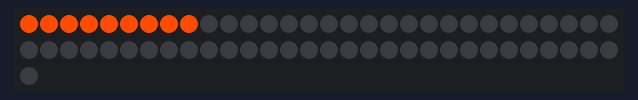
A sketch run on a simulated Arduino Uno, built with avr-gcc and run on an emulated ATmega328P. Parts: 61 RGB LEDs in strip order, left to right, continuing on the next row.

Above: at 0.7 s.
At 1.62 s:
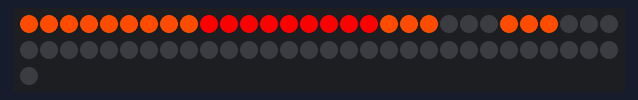
At 2.7 s:
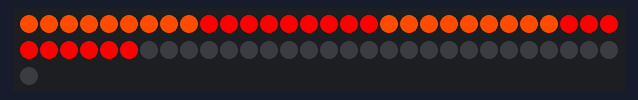

The sketch:

allumage_led.ino
```cpp
#include <Adafruit_NeoPixel.h>
#define PIN 6

Adafruit_NeoPixel strip = Adafruit_NeoPixel(61, PIN, NEO_GRB + NEO_KHZ800); //61:nb de LEDs

int i=0;
int j=0;


void setup() {

  strip.begin();
  strip.show(); //initialise les pixels en off

}


void loop() {

 if( i < 8 ){
    j=8-i;
    strip.setPixelColor(i,255,75,0);
    strip.setPixelColor(j,255,75,0);
    strip.show();
    delay(150);   //allumage des LEDs les unes apres les autres
  }

  if( 8 < i ){
    if( i < 18 ){
      strip.setPixelColor(i,255,0,0);
      strip.show();
    }
  }

  if( 18 <= i ){
    if( i < 27){
      j=44-i;
      strip.setPixelColor(i,255,75,0);
      strip.setPixelColor(j,255,75,0);
      strip.show();
      delay(150);
    }
  }

  if( 27 <= i){
    if( i < 36 ){
      strip.setPixelColor(i,255,0,0);
      strip.show();
    }
  }

  i++;

}
```
